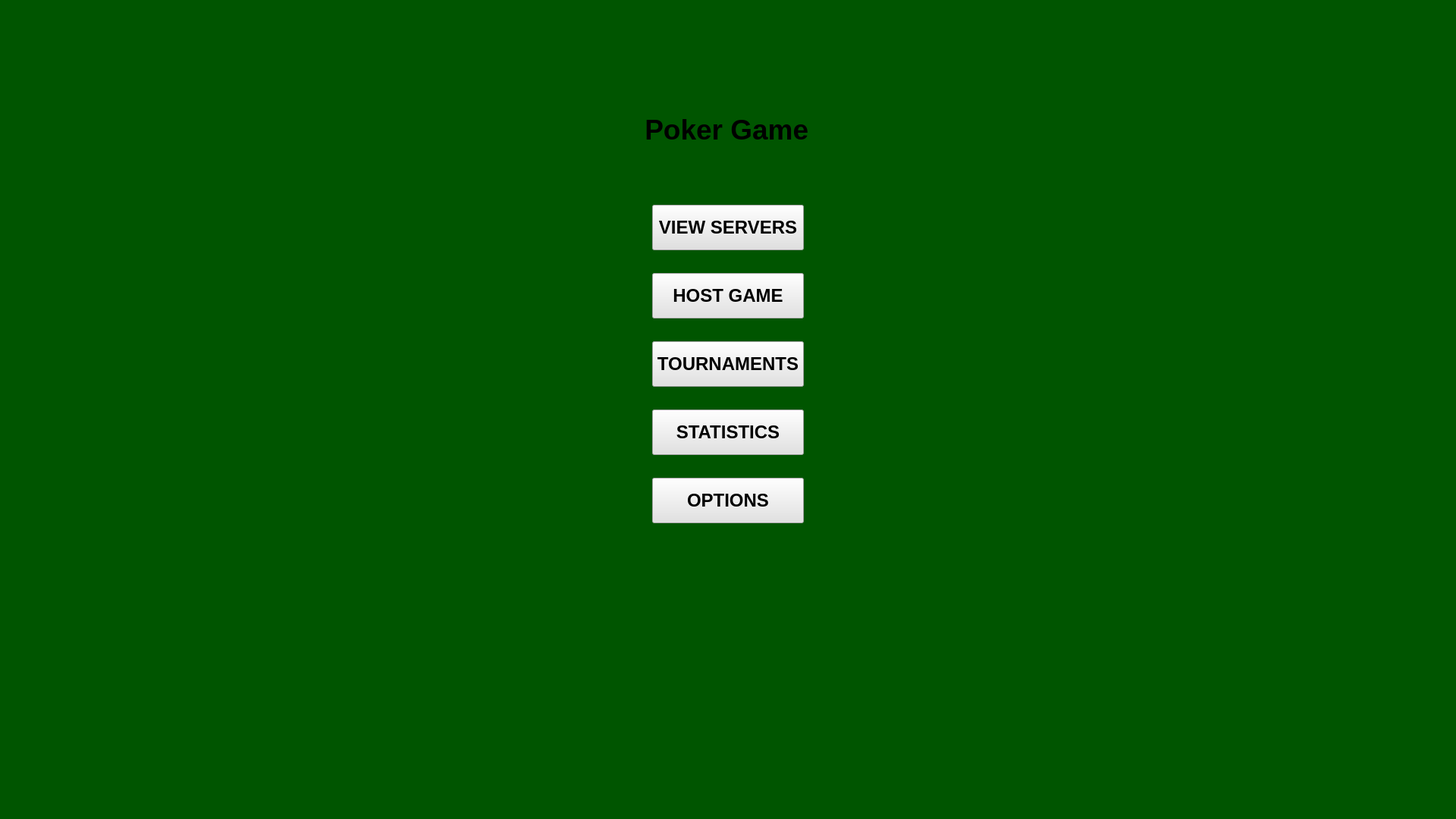
<?xml version="1.0" encoding="UTF-8"?>
<ui version="4.0">
 <class>MainWindow</class>
 <widget class="QMainWindow" name="MainWindow">
  <property name="geometry">
   <rect>
    <x>0</x>
    <y>0</y>
    <width>1920</width>
    <height>1080</height>
   </rect>
  </property>
  <property name="acceptDrops">
   <bool>false</bool>
  </property>
  <property name="windowTitle">
   <string>MainWindow</string>
  </property>
  <property name="autoFillBackground">
   <bool>false</bool>
  </property>
  <property name="styleSheet">
   <string notr="true">background-color: rgb(0, 85, 0);</string>
  </property>
  <widget class="QWidget" name="centralwidget">
   <widget class="QPushButton" name="pushButton">
    <property name="geometry">
     <rect>
      <x>860</x>
      <y>270</y>
      <width>200</width>
      <height>60</height>
     </rect>
    </property>
    <property name="font">
     <font>
      <family>MS Shell Dlg 2</family>
      <pointsize>18</pointsize>
      <weight>75</weight>
      <bold>true</bold>
     </font>
    </property>
    <property name="styleSheet">
     <string notr="true">background-color: rgb(225, 225, 225);</string>
    </property>
    <property name="text">
     <string>VIEW SERVERS</string>
    </property>
   </widget>
   <widget class="QPushButton" name="pushButton_2">
    <property name="geometry">
     <rect>
      <x>860</x>
      <y>360</y>
      <width>200</width>
      <height>60</height>
     </rect>
    </property>
    <property name="font">
     <font>
      <family>MS Shell Dlg 2</family>
      <pointsize>18</pointsize>
      <weight>75</weight>
      <bold>true</bold>
     </font>
    </property>
    <property name="styleSheet">
     <string notr="true">background-color: rgb(226, 226, 226);</string>
    </property>
    <property name="text">
     <string>HOST GAME</string>
    </property>
   </widget>
   <widget class="QPushButton" name="pushButton_3">
    <property name="geometry">
     <rect>
      <x>860</x>
      <y>450</y>
      <width>200</width>
      <height>60</height>
     </rect>
    </property>
    <property name="font">
     <font>
      <family>MS Shell Dlg 2</family>
      <pointsize>18</pointsize>
      <weight>75</weight>
      <bold>true</bold>
     </font>
    </property>
    <property name="styleSheet">
     <string notr="true">background-color: rgb(226, 226, 226);</string>
    </property>
    <property name="text">
     <string>TOURNAMENTS</string>
    </property>
   </widget>
   <widget class="QPushButton" name="pushButton_4">
    <property name="geometry">
     <rect>
      <x>860</x>
      <y>630</y>
      <width>200</width>
      <height>60</height>
     </rect>
    </property>
    <property name="font">
     <font>
      <family>MS Shell Dlg 2</family>
      <pointsize>18</pointsize>
      <weight>75</weight>
      <bold>true</bold>
     </font>
    </property>
    <property name="styleSheet">
     <string notr="true">background-color: rgb(226, 226, 226);</string>
    </property>
    <property name="text">
     <string>OPTIONS</string>
    </property>
   </widget>
   <widget class="QPushButton" name="pushButton_5">
    <property name="geometry">
     <rect>
      <x>860</x>
      <y>540</y>
      <width>200</width>
      <height>60</height>
     </rect>
    </property>
    <property name="font">
     <font>
      <family>MS Shell Dlg 2</family>
      <pointsize>18</pointsize>
      <weight>75</weight>
      <bold>true</bold>
     </font>
    </property>
    <property name="styleSheet">
     <string notr="true">background-color: rgb(226, 226, 226);</string>
    </property>
    <property name="text">
     <string>STATISTICS</string>
    </property>
   </widget>
   <widget class="QLabel" name="label">
    <property name="geometry">
     <rect>
      <x>840</x>
      <y>120</y>
      <width>251</width>
      <height>101</height>
     </rect>
    </property>
    <property name="font">
     <font>
      <pointsize>28</pointsize>
      <weight>75</weight>
      <bold>true</bold>
     </font>
    </property>
    <property name="text">
     <string> Poker Game</string>
    </property>
   </widget>
  </widget>
  <widget class="QMenuBar" name="menubar">
   <property name="geometry">
    <rect>
     <x>0</x>
     <y>0</y>
     <width>1920</width>
     <height>21</height>
    </rect>
   </property>
  </widget>
  <widget class="QStatusBar" name="statusbar"/>
 </widget>
 <resources/>
 <connections/>
</ui>
